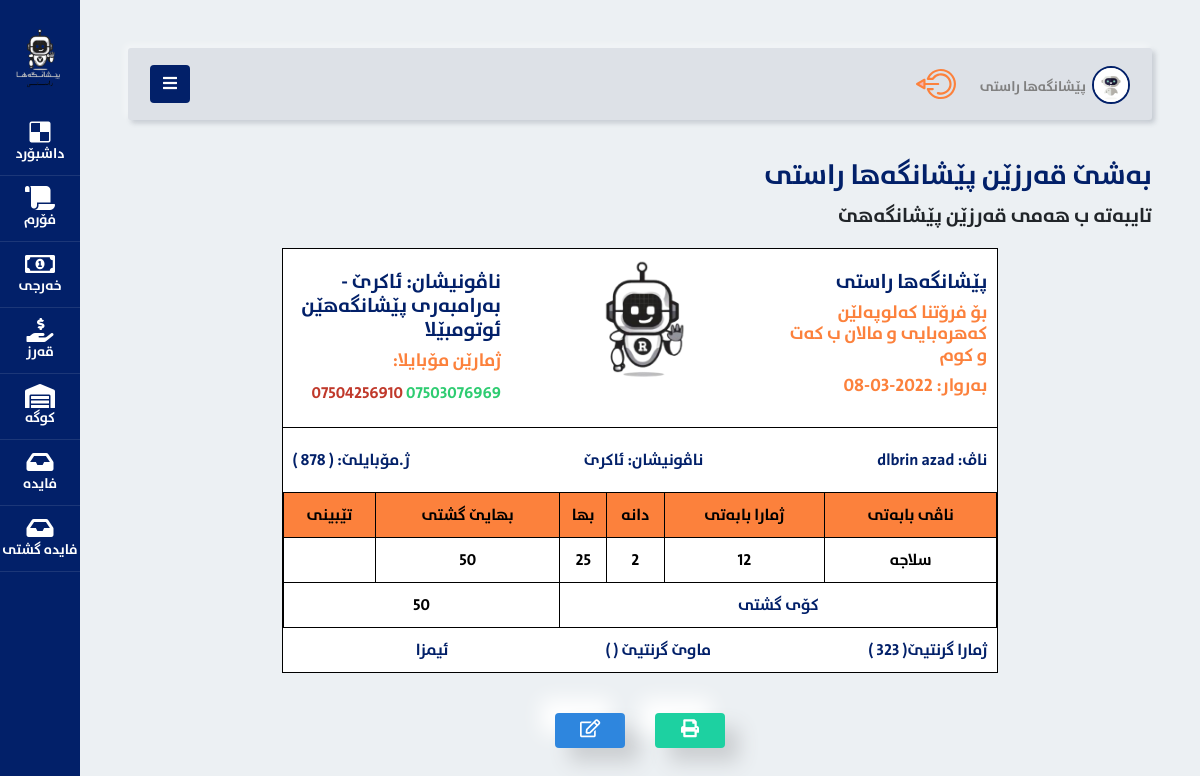
The app's page /ShowDebt.php?id=1 (signed in) with its own data.
### tables this page shows
CREATE TABLE `bill` (
  `bill_id` int(11) NOT NULL,
  `UserName` varchar(255) NOT NULL,
  `UserAddress` varchar(255) NOT NULL,
  `UserPhone` bigint(20) NOT NULL,
  `BillDate` date NOT NULL,
  `totalprice_ofarticle` double NOT NULL,
  `warranty_number` varchar(255) NOT NULL,
  `warranty_period` varchar(200) NOT NULL,
  `continued` varchar(100) NOT NULL
);

CREATE TABLE `middlebill` (
  `id` int(11) NOT NULL,
  `bill_id` int(11) NOT NULL,
  `article_name` varchar(255) NOT NULL,
  `article_code` varchar(255) NOT NULL,
  `article_number` int(11) NOT NULL,
  `article_price` double NOT NULL,
  `sumof_articleprice` double NOT NULL,
  `article_date` date NOT NULL,
  `article_note` longtext NOT NULL
);

### includes/config.php (called while the page is built, shortened)
<?php
$db = mysqli_connect('localhost', 'root', '', 'rasti');
function sec($data) {
	global $db;
	$data = mysqli_real_escape_string($db, htmlspecialchars($data));
	return $data;
}
?>

### ShowDebt.php (the view, shortened to what this page needs)
<?php include 'includes/config.php';
?>
<!DOCTYPE html>
<html lang="en">
<head>
	<link rel="stylesheet" href="assets/css/style.css">
	<link href="assets/css/bootstrap.min.css" rel="stylesheet">
	<link href="fontawesome/all.min.css" rel="stylesheet">
	<link href="fontawesome/fontawesome.min.css" rel="stylesheet">
	<link href="https://cdn.jsdelivr.net/npm/bootstrap@5.1.3/dist/css/bootstrap.min.css" rel="stylesheet">
</head>
<body style="background-color: #ecf0f3;">
	<div class="wrapper d-flex align-items-stretch">
		<?php include 'includes/sidebar.php'; ?>
		<div id="content" class="p-4 p-md-5">
			<?php include 'includes/navbar.php'; ?>
			<div class="header-of-page">
				<h1>بەشێ قەرزێن پێشانگەها راستی</h1>
				<p>تایبەتە ب  هەمی قەرزێن پێشانگەهێ</p>
				<div class="new-form-page">
					<?php
					$BillId = sec($_GET['id']);
					$BillQueryA = mysqli_query($db , "SELECT * FROM `bill` WHERE `bill_id` = '$BillId'");
					while($BillRowA = mysqli_fetch_assoc($BillQueryA)){?>
						<div class="new-form-details">
							<div class="new-form-details-header">
								<div class="first-form-header">
									<h3>پێشانگەها راستی</h3>
									<h2>بۆ فرۆتنا کەلوپەلێن کەهرەبایی و مالان ب کەت و کوم</h2>
									<div>
										<h2>بەروار:  <?php echo sec($BillRowA['BillDate']);?></h2>
									</div>
								</div>
								<div class="second-form-header">
									<img src="assets/images/formslogo.png" alt="">
								</div>
								<div class="third-form-header">
									<h3>ناڤونیشان: ئاکرێ - بەرامبەری پێشانگەهێن ئوتومبێلا</h3>
									<h2>ژمارێن مۆبایلا: </h2>
									<span style="color: #2ecc71;">07503076969</span>
									<span style="color: #c0392b;">07504256910</span>
								</div>
							</div>
							<div class="new-form-details-middle">
								<div class="new-form-details-middle-name">
									<span>ناڤ: <?php echo sec($BillRowA['UserName']);?></span>
								</div>
								<div class="new-form-details-middle-address">
									<span>ناڤونیشان: <?php echo sec($BillRowA['UserAddress']);?></span>
								</div>
								<div class="new-form-details-middle-phone">
									<span>ژ.مۆبایلێ: ( <?php echo sec($BillRowA['UserPhone']);?></span><span> )</span>
								</div>
							</div>
							<div class="new-form-details-final">
								<table>
									<tr style="background-color: #FC813C;">
										<td>ناڤی بابەتی</td>
										<td>ژمارا بابەتی</td>
										<td>دانە</td>
										<td>بها</td>
										<td>بهایێ گشتی</td>
										<td>تێبینی</td>
									</tr>
									<?php
									$BillQuery = mysqli_query($db , "SELECT * FROM `middlebill` WHERE `bill_id` = '$BillId'");
									while($BillRow = mysqli_fetch_assoc($BillQuery)){?>
										<tr>
											<td><?php echo sec($BillRow['article_name']);?></td>
											<td><?php echo sec($BillRow['article_code']);?></td>
											<td><?php echo sec($BillRow['article_number']);?></td>
											<td><?php echo sec($BillRow['article_price']);?></td>
											<td><?php echo sec($BillRow['sumof_articleprice']);?></td>
											<td><?php echo sec($BillRow['article_note']);?></td>
										</tr>
									<?php  }?>
									<tr>
										<td colspan="4" style="color: #022069; ">کۆی گشتی</td>
										<td colspan="2"><?php echo sec($BillRowA['totalprice_ofarticle']);?></td>
									</tr>
								</table>
								<div class="new-form-details-footer">
									<div class="new-form-details-footer-saman">
										<span>ژمارا گرنتیێ( <?php echo sec($BillRowA['warranty_number']);?></span><span> )</span>
									</div>
									<div class="new-form-details-footer-agesaman">
										<span>ماوێ گرنتیێ ( <?php echo sec($BillRowA['warranty_period']);?></span><span> )</span>
									</div>
									<div class="new-form-details-footer-signature">
										<span>ئیمزا </span><input type="text">
									</div>
								</div>
							</div>
						</div>
						<div class="showdebt-button">
							<div class="button-edit">
								<a href="" data-bs-toggle="modal" data-bs-target="#edit<?php echo sec($BillRowA['bill_id']);?>"><i class="far fa-edit"></i></a>
							</div>
							<div class="button-print">
								<a href="" onclick="window.print();"><i class="fas fa-print"></i></a>
							</div>
						</div>
					<?php  }?>
				</div>
			</div>
		</div>
	</div>
</body>
</html>

### includes/sidebar.php (shortened to what this page needs)
<nav id="sidebar" class="active" style="background-color: #022069;">
    <center><a href="home.php" class="logo"><img src="assets/images/ourlogo.png" alt=""></a>
    </center>
  <ul class="list-unstyled components mb-5">
    <li class="active">
      <a href="home.php"><span class="fab fa-delicious"></span>داشبۆرد</a>
    </li>
    <li>
      <a href="javascript:;" data-toggle="collapse" data-target="#books"><span class="fas fa-scroll"></span>فۆرم</a>
    </li>
    <li>
      <a href="javascript:;" data-toggle="collapse" data-target="#accounts"><span class="far fa-money-bill-alt"></span>خەرجی</a>
    </li>
    <li>
      <a href="debt.php"><span class="fas fa-hand-holding-usd"></span>قەرز</a>
    </li>
    <li>
      <a href="javascript:;" data-toggle="collapse" data-target="#koga"><span class="fas fa-warehouse"></span>کوگە</a>
    </li>
    <li>
      <a href="OurData.php"><span class="fas fa-inbox"></span>فایدە</a>
    </li>
    <li>
      <a href="AllOurData.php"><span class="fas fa-inbox"></span> فایدە گشتی</a>
    </li>
  </ul>
</nav>

### includes/navbar.php (shortened to what this page needs)
<div class="nn">
<nav class="navbar dd navbar-expand-lg" style="background: #dde1e7; border-radius: 3px;
  box-shadow: -3px -3px 7px #ffffff73, 3px 3px 5px rgba(94, 104, 121, 0.288); ">
  <div class="container-fluid">
    <button type="button" id="sidebarCollapse" class="btn" style="background-color: #022069;">
      <i class="fas fa-bars" style="color: white;"></i>
    </button>
    <div class="collapse navbar-collapse" id="navbarSupportedContent">
      <ul class="nav navbar-nav ml-auto">
        <li class="nav-item active">
          <div class="nav-item-admin">
            <img src="assets/images/RastiLogo.jpg" alt="">
            <h4>پێشانگەها راستی</h4>
          </div>
        </li>
        <li class="nav-item">
          <a class="nav-link" href="?logout"><img src="assets/images/logout.svg" alt=""></a>
        </li>
      </ul>
    </div>
  </div>
</nav>
</div>

### assets/css/style.css (style rules this page uses)
* { padding: 0; margin: 0; text-decoration: none; list-style: none; box-sizing: border-box; font-family: 'rabarr'; font-weight: normal; }
body { background-color: #ecf0f3; }
.logo img { width: 100%; margin-top: 10px; object-fit: cover; }
.navbar-nav { direction: rtl; }
.nav-item-admin { display: flex; flex-wrap: wrap; justify-content: center; align-items: center; direction: rtl; margin: 10px 0 0 10px; }
.nav-item-admin img { width: 38px; height: 38px; border: 2px solid #022069; border-radius: 50%; object-fit: cover; }
.nav-item-admin h4 { font-size: 14px; font-family: 'rabarr'; color: gray; padding: 0 6px; align-self: flex-end; }
.nav-item a img { width: 40px; }
.header-of-page { width: 100%; text-align: right; }
.header-of-page h1 { font-family: 'rabarr'; font-size: 28px; color: #022069; }
.header-of-page p { font-size: 20px; }
.new-form-page { width: 100%; display: flex; flex-direction: column; justify-content: center; align-items: center; }
.new-form-details { width: 70%; border: 1px solid black; background-color: white; }
.new-form-details-header { width: 100%; display: flex; flex-wrap: wrap; justify-content: space-between; align-items: center; padding: 10px; margin-bottom: 10px; direction: rtl; border-bottom: 1px solid black; }
.first-form-header { width: 30%; }
.first-form-header h3 { font-size: 20px; font-family: 'rabarr'; color: #022069; }
.first-form-header h2 { color: #FC813C; font-size: 18px; font-family: 'rabarr'; }
.second-form-header { width: 35%; display: flex; justify-content: center; align-items: center; }
.second-form-header img { width: 220px; }
.third-form-header { width: 30%; }
.third-form-header h3 { font-size: 20px; font-family: 'rabarr'; color: #022069; }
.third-form-header h2 { color: #FC813C; font-size: 18px; font-family: 'rabarr'; }
.new-form-details-middle { width: 100%; display: flex; flex-wrap: wrap; justify-content: space-between; align-items: center; padding: 10px; margin-bottom: 10px; direction: rtl; }
.new-form-details-middle span { color: #022069; font-size: 16px; }
.new-form-details-final { width: 100%; display: flex; flex-direction: column; justify-content: center; align-items: center; direction: rtl; }
.new-form-details-final table { width: 100%; border: 1px solid black; border-radius: 8px; color: white; background-color: white; }
.new-form-details-final table td { position: relative; text-align: center; padding: 10px 0 10px 0; margin: 10px 0 10px 0; border: 1px solid black; color: black; }
.new-form-details-footer { width: 100%; display: flex; flex-wrap: wrap; justify-content: space-between; align-items: center; padding: 10px; direction: rtl; }
.new-form-details-footer span { color: #022069; font-size: 16px; }
.new-form-details-footer input { width: 120px; border: none; outline: none; font-size: 16px; }
.showdebt-button { width: 100%; display: flex; flex-wrap: wrap; justify-content: center; align-items: center; margin: 40px 0; }
.button-edit { width: 70px; height: 35px; margin: 0 15px; display: flex; justify-content: center; align-items: center; background: #2e86de; box-sizing: border-box; box-shadow: 14px 14px 20px #cbced1, -14px -14px 20px white; border-radius: 4px; }
.button-edit a { color: white; font-size: 18px; }
.button-print { width: 70px; height: 35px; margin: 0 15px; display: flex; justify-content: center; align-items: center; background: #1dd1a1; box-sizing: border-box; box-shadow: 14px 14px 20px #cbced1, -14px -14px 20px white; border-radius: 4px; }
.button-print a { color: white; font-size: 18px; }
.list-unstyled a { text-decoration: none; }

### records on screen
bill: BillDate "2022-03-08", UserName "dlbrin azad", UserAddress "ئاکرێ", UserPhone "878", totalprice_ofarticle "50", warranty_number "323"
middlebill: article_name "سلاجە", article_code "12", article_number "2", article_price "25", sumof_articleprice "50"
